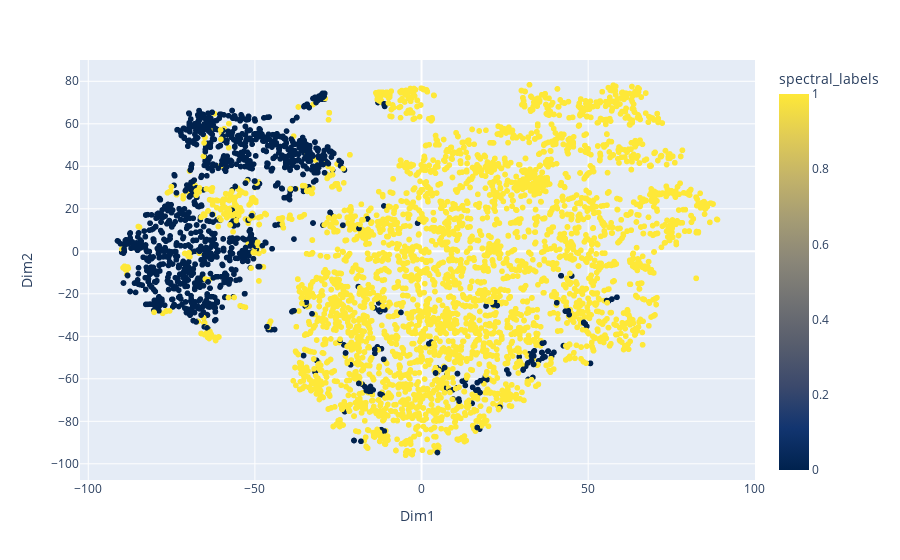

The notebook cell this image was saved under:
### Code cell
# add the color and quality to this DataFrame
tsne_df['kmeans_labels'] = kmeans_labels
tsne_df['spectral_labels'] = spectral_labels

# create an interactive plot
px.scatter(tsne_df, x='Dim1', y='Dim2', color='spectral_labels', color_continuous_scale=px.colors.sequential.Cividis)

### Figure 1 — Plotly figure (JSON) as saved in the notebook; plotly's stock layout.template omitted (floating-point values rounded to 4 significant figures; data arrays with more than 128 entries replaced by an {"elided": "..."} marker saying what was removed)
{"data": [{"hovertemplate": "Dim1=%{x}<br>Dim2=%{y}<br>spectral_labels=%{marker.color}<extra></extra>", "legendgroup": "", "marker": {"color": {"elided": "6497 int values"}, "coloraxis": "coloraxis", "symbol": "circle"}, "mode": "markers", "name": "", "showlegend": false, "type": "scattergl", "x": {"elided": "6497 float values"}, "xaxis": "x", "y": {"elided": "6497 float values"}, "yaxis": "y"}], "layout": {"coloraxis": {"colorbar": {"title": {"text": "spectral_labels"}}, "colorscale": [[0, "#00224e"], [0.1111, "#123570"], [0.2222, "#3b496c"], [0.3333, "#575d6d"], [0.4444, "#707173"], [0.5556, "#8a8678"], [0.6667, "#a59c74"], [0.7778, "#c3b369"], [0.8889, "#e1cc55"], [1, "#fee838"]]}, "legend": {"tracegroupgap": 0}, "margin": {"t": 60}, "xaxis": {"anchor": "y", "domain": [0, 1], "title": {"text": "Dim1"}}, "yaxis": {"anchor": "x", "domain": [0, 1], "title": {"text": "Dim2"}}}}
